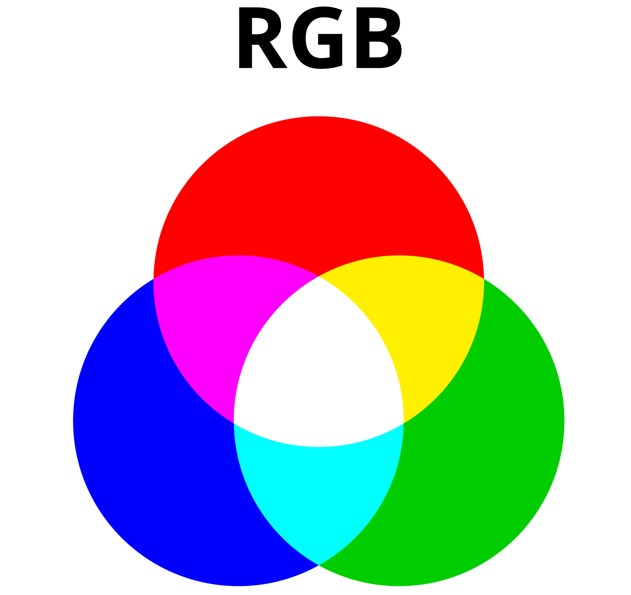
#> input picture OPENCV_ex3/RGB.jpg, 631 x 595 px, found by its file name
$ python ex3.py
#> lines starting #> are read from the running program, lines starting #| are printed output that depends on the picture; after the words box and inside, x2 and y2 are one past the last pixel; in counts of white or black regions, pixels touching at a corner belong together
import cv2
import numpy as np

image = cv2.imread("ex3\RGB.jpg")
#> image is the input picture: shape (595, 631, 3); mean B, G, R 191.3, 186.2, 191.4

gray = cv2.cvtColor(image, cv2.COLOR_BGR2GRAY)
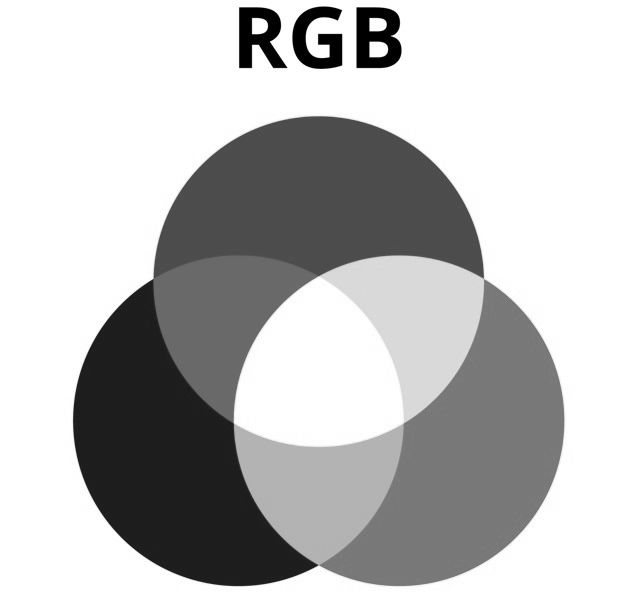
#> gray: shape (595, 631); min 0, max 255, mean 188.3


blurred = cv2.GaussianBlur(gray, (5,5), 0)

edges = cv2. Canny(blurred,50,150)
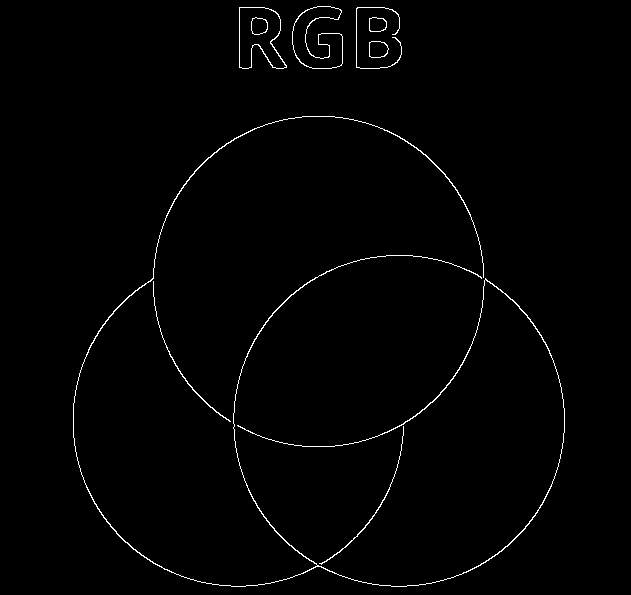
#> edges: shape (595, 631); 1.1% white in thin lines or dots, all inside (x1, y1, x2, y2) = (73, 6, 565, 587)

contours, _ = cv2.findContours(edges, cv2.RETR_EXTERNAL, cv2.CHAIN_APPROX_SIMPLE)
#> contours = 8 contours; box (x1, y1, x2, y2) and area: (239, 7, 287, 69) 2019, (292, 6, 343, 69) 1823, (73, 116, 565, 587) 632, (369, 41, 389, 58) 265, (369, 17, 387, 32) 212, (153, 281, 231, 422) 58, (319, 426, 404, 565) 56, (356, 7, 402, 69) 23


cv2.drawContours(image, contours, -1, (0,0,0),2)
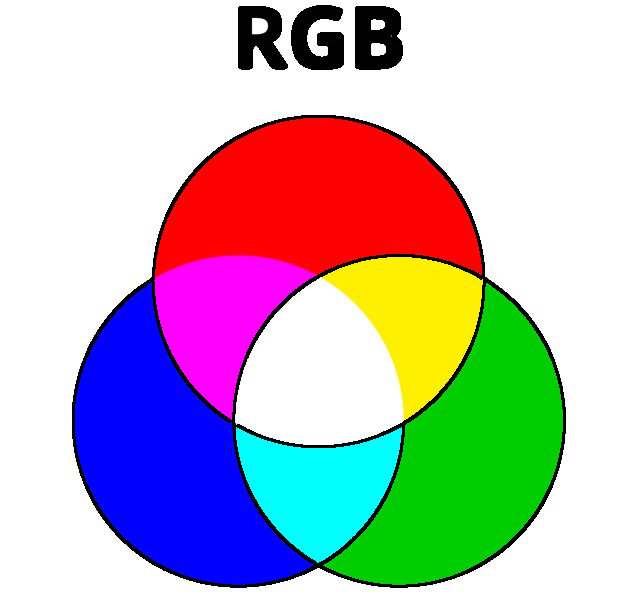
#> image: shape (595, 631, 3); 3.35% of pixels changed, all inside (x1, y1, x2, y2) = (72, 5, 566, 588)

cv2.imshow('Contours', image)

cv2.waitKey(0)
cv2.destroyAllWindows()
